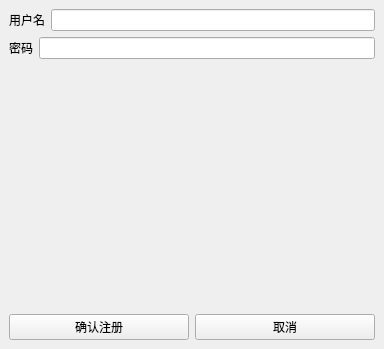
<?xml version="1.0" encoding="UTF-8"?>
<ui version="4.0">
 <class>RegisterWindow</class>
 <widget class="QMainWindow" name="RegisterWindow">
  <property name="geometry">
   <rect>
    <x>0</x>
    <y>0</y>
    <width>384</width>
    <height>349</height>
   </rect>
  </property>
  <property name="windowTitle">
   <string>MainWindow</string>
  </property>
  <widget class="QWidget" name="centralwidget">
   <layout class="QVBoxLayout" name="verticalLayout">
    <item>
     <layout class="QHBoxLayout" name="horizontalLayout_4">
      <item>
       <widget class="QLabel" name="label_2">
        <property name="text">
         <string>用户名</string>
        </property>
       </widget>
      </item>
      <item>
       <widget class="QLineEdit" name="lineEdit_2"/>
      </item>
     </layout>
    </item>
    <item>
     <layout class="QHBoxLayout" name="horizontalLayout_2">
      <item>
       <widget class="QLabel" name="label">
        <property name="text">
         <string>密码</string>
        </property>
       </widget>
      </item>
      <item>
       <widget class="QLineEdit" name="lineEdit"/>
      </item>
     </layout>
    </item>
    <item>
     <spacer name="verticalSpacer">
      <property name="orientation">
       <enum>Qt::Orientation::Vertical</enum>
      </property>
      <property name="sizeHint" stdset="0">
       <size>
        <width>20</width>
        <height>40</height>
       </size>
      </property>
     </spacer>
    </item>
    <item>
     <layout class="QHBoxLayout" name="horizontalLayout">
      <item>
       <widget class="QPushButton" name="register_button">
        <property name="text">
         <string>确认注册</string>
        </property>
       </widget>
      </item>
      <item>
       <widget class="QPushButton" name="cancel_button">
        <property name="text">
         <string>取消</string>
        </property>
       </widget>
      </item>
     </layout>
    </item>
   </layout>
  </widget>
 </widget>
 <resources/>
 <connections/>
</ui>
